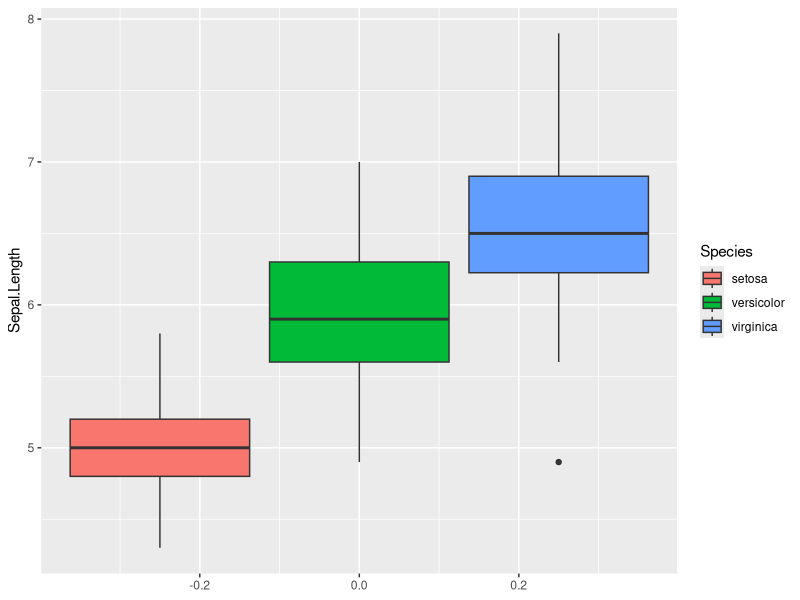
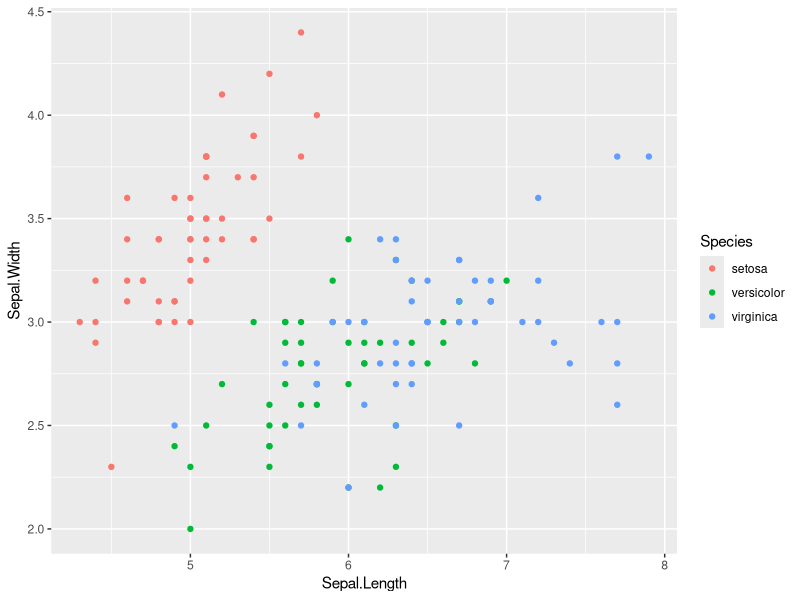
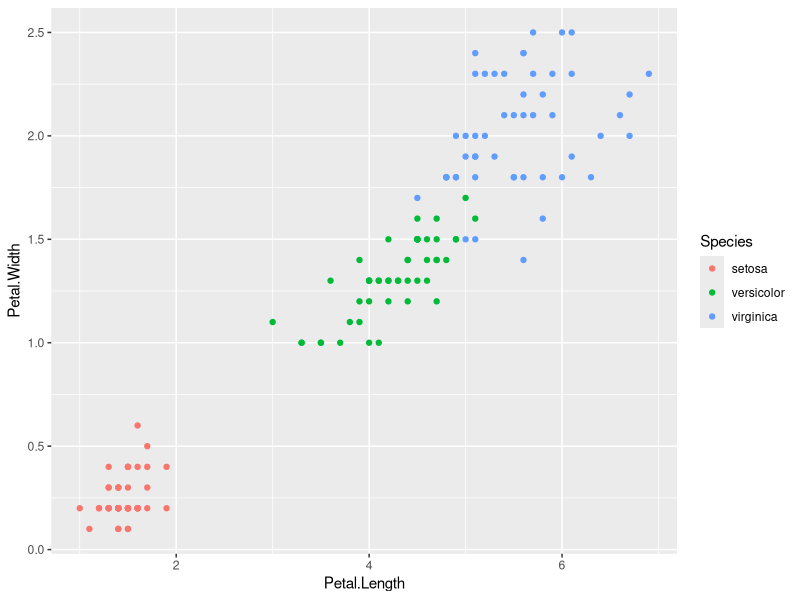
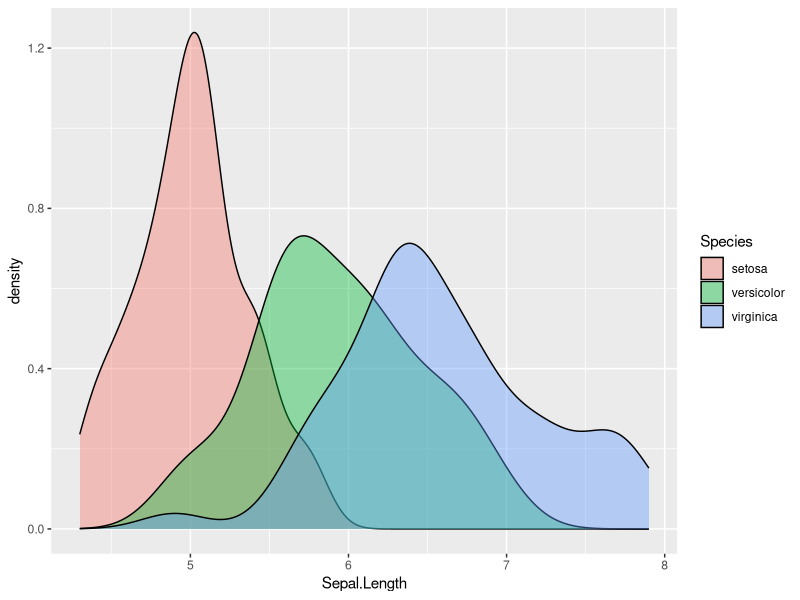
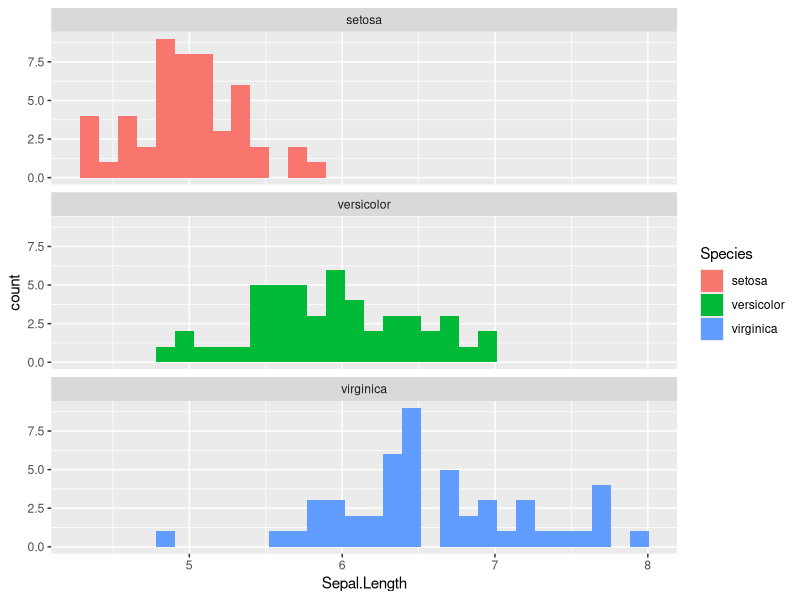
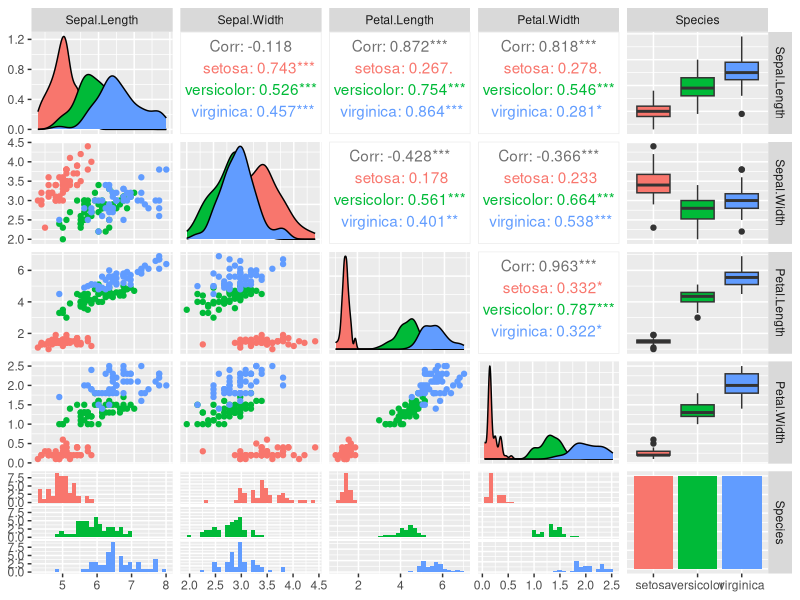
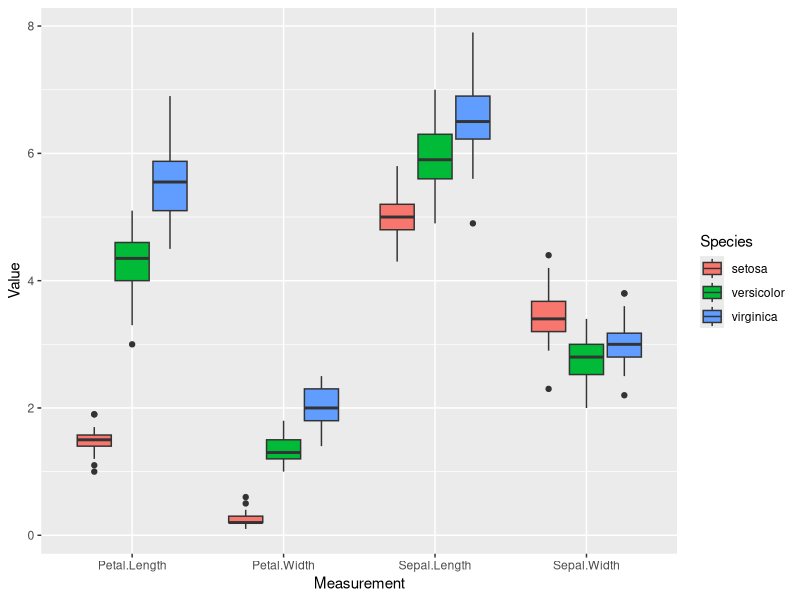
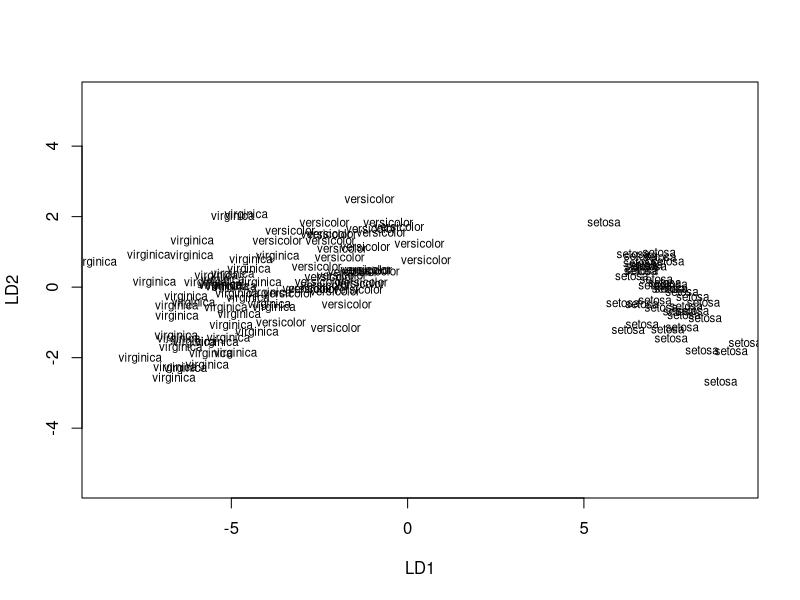

These charts were generated, in order, by the following R code:

library (tidyverse)
data ("iris")
View(iris)

summary (iris[,1:4])
table (iris$Species)


#let the data speak to you
ggplot (data=iris, aes(y=Sepal.Length)) +
  geom_boxplot(aes(fill=Species))

ggplot (data=iris, aes(x=Sepal.Length, y=Sepal.Width)) +
  geom_point(aes(color=Species))

ggplot (data=iris, aes(x=Petal.Length, y=Petal.Width)) +
  geom_point(aes(color=Species))

ggplot (data=iris, aes(x=Sepal.Length)) +
  geom_density(aes(fill=Species), alpha =.4)

ggplot (data=iris, aes(x=Sepal.Length)) +
  geom_histogram(bin=20, aes(fill=Species)) +
  facet_wrap(~Species, nrow = 3)

#ggplot on overdrive
library(GGally)
ggpairs(iris, aes(colour = Species))


iris_longer <-
  iris %>% pivot_longer (Sepal.Length:Petal.Width, names_to="Measurement", 
                         values_to = "Value")

ggplot(data=iris_longer, mapping=aes(x=Measurement, y=Value)) +
    geom_boxplot(aes(fill=Species))

# Shall we learn about LDA Now?

# Split the data into training (80%) and test set (20%)
set.seed(123)
n <- nrow(iris)
rnd <- sample(1:n, n*.8, replace=FALSE) #create a sequence of row numbers
rnd <- sort(rnd)
train_iris <- iris[rnd,] #specifies the rows in rnd and take all variables
test_iris <- iris[-rnd,]

library(MASS)
iris_model <- lda(Species~., data = train_iris)
iris_model

iris_predict <- predict (iris_model, newdata = test_iris)
str(iris_predict)
iris_predict$class

# do a scatterplot of the cases on the 2 new dimensions
plot(iris_model)

#to get a ggplot version have to create new dataframe
iris_lda <- cbind(test_iris,iris_predict$x) #predict model has LDA scores in X
ggplot (data=iris_lda, aes(x=LD1, y=LD2))+
  geom_point(aes(color=Species))

t <- table ("Predict" = iris_predict$class, "Truth" = test_iris$Species)
library (caret)
confusionMatrix(t) 

par(pty="s") # forces plot to be square as ROC plots should be!

library(pROC)
y <- as.numeric(test_iris$Species)
x <- as.numeric(iris_predict$class)
iris_roc = multiclass.roc(y ~ x, plot = TRUE, print.auc = TRUE,
              auc.polygon=FALSE, legacy.axes=TRUE, direction = "<")
lines (x=c(.5,1), y=c(.5,1), col="green") #isobias line

par(pty="m") #back to normal (maximum size)l

